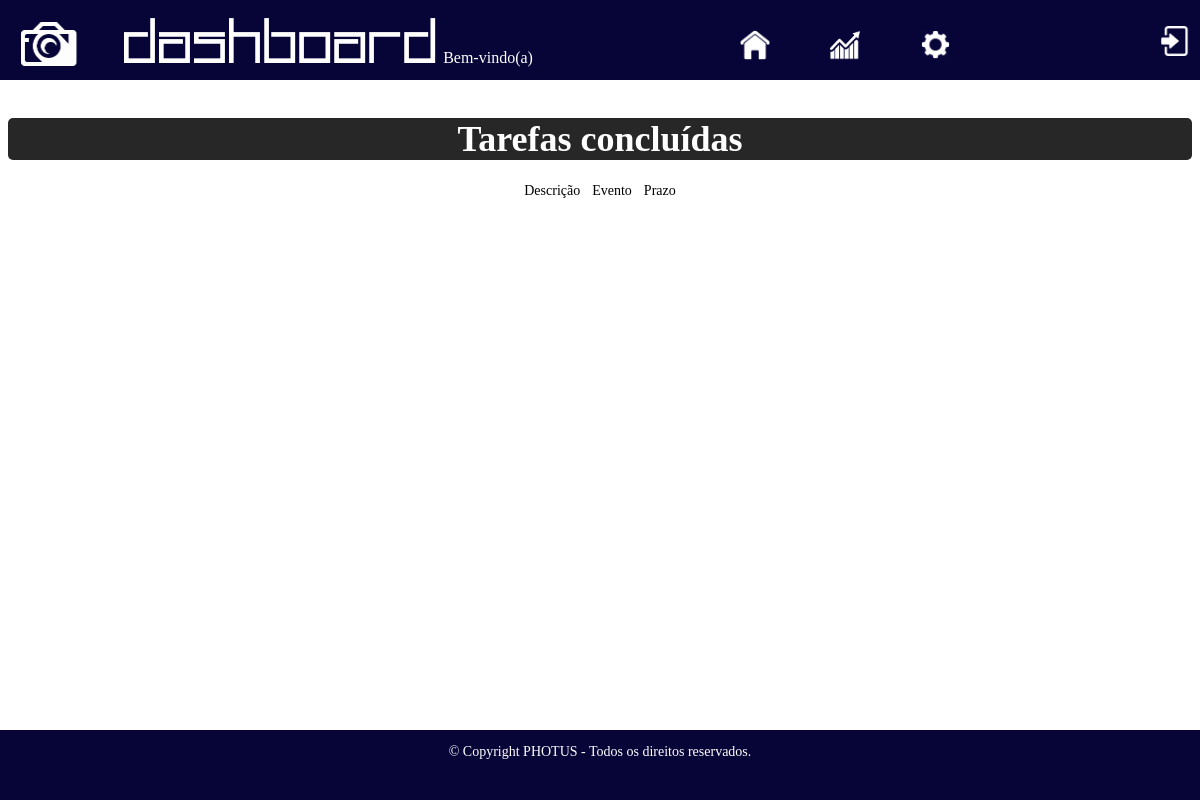
Page /tarefas_concluidas.php (signed in) on the earlier database version.
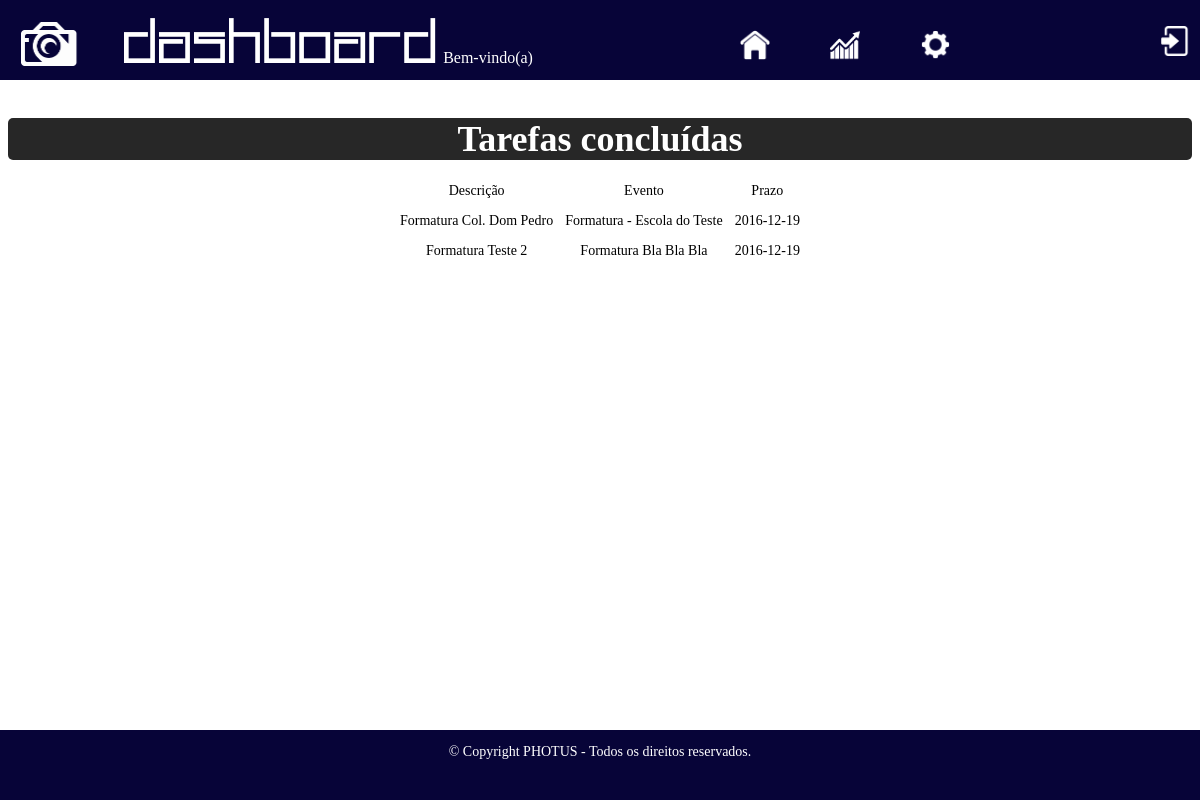
Same page on the later database version.
### tables this page shows
CREATE TABLE `tarefa` (
  `ID` int(11) NOT NULL AUTO_INCREMENT,
  `DESCRICAO` varchar(50) DEFAULT NULL,
  `FUNCIONARIO` int(11) DEFAULT NULL,
  `PRAZO` date DEFAULT NULL,
  `EVENTO` int(11) DEFAULT NULL,
  `DATACRI` date DEFAULT NULL,
  `STATUS` int(11) DEFAULT NULL,
  PRIMARY KEY (`ID`),
  KEY `FK_TAREFA_FUNCIONARIO` (`FUNCIONARIO`),
  KEY `FK_TAREFA_EVENTO` (`EVENTO`)
);

CREATE TABLE `evento` (
  `ID` int(11) NOT NULL AUTO_INCREMENT,
  `CLIENTE` int(11) DEFAULT NULL,
  `DESCRICAO` varchar(50) DEFAULT NULL,
  `DATAEVENTO` date DEFAULT NULL,
  `LOGRADOURO` varchar(50) DEFAULT NULL,
  `NUMERO` int(11) DEFAULT NULL,
  `NOMELOGR` varchar(50) DEFAULT NULL,
  `COMPLEMENTO` varchar(30) DEFAULT NULL,
  `BAIRRO` varchar(50) DEFAULT NULL,
  `CIDADE` varchar(50) DEFAULT NULL,
  `UF` varchar(50) DEFAULT NULL,
  `FOTOGRAFO` int(11) DEFAULT NULL,
  `QTDFOTOS` int(11) DEFAULT NULL,
  `ENTFOTOS` char(1) DEFAULT NULL,
  `INICIO` datetime DEFAULT NULL,
  `TERMINO` datetime DEFAULT NULL,
  PRIMARY KEY (`ID`),
  KEY `FK_EVENTO_CLIENTE` (`CLIENTE`),
  KEY `FK_EVENTO_FOTOGRAFO` (`FOTOGRAFO`)
);

### classes/Tarefa.php (called while the page is built, shortened)
<?php
class Tarefa extends Conexao_sql {
	private $query;
	public function getQuery() {
		return $this -> query;
	}
	public function setQuery($query) {
		$this -> query = $query;
	}
	public function visualizarTarefasConcluidas($idfunc) {
		$pdo = parent::getDB();
		$query = $pdo -> prepare("SELECT T.DESCRICAO AS DESCRICAO, E.DESCRICAO AS EVENTO, T.PRAZO AS PRAZO, F.ID
				  FROM TAREFA T
				  INNER JOIN EVENTO AS E ON T.EVENTO = E.ID
				  INNER JOIN FUNCIONARIO AS F ON T.FUNCIONARIO = F.ID
				  WHERE F.ID = " . $idfunc . " AND T.STATUS = 1");
		$query -> execute();
	}
}
?>

### tarefas_concluidas.php (the view, shortened to what this page needs)
<?php
	require_once "classes/Tarefa.php";
	$session_id = $_GET['session'];
	if (isset($_SESSION['id'])) {
		$id = $_SESSION['id'];
		$tarefa = new Tarefa;
		$tarefa -> setFuncionario($id);
	}
?>
<!DOCTYPE html>
<html lang="pt-br">
<head>
	<link rel="stylesheet" href="stylesheet.css">
</head>
<body style="background-image: none;">
	<div class="header-painel">
		<img src="img/logo_photus_branco.png" style="position: relative; display: inline-block; width: 60px; height: 50px; top: 7px; left: 10px">
		<h3 class="t-header">Dashboard</h3>
		<span style="display: inline-block; margin-right: -180px; font-family: Gravity-Bold; color: #fff"><?php echo "Bem-vindo(a) " . $_SESSION['usuario']; ?></span>
		<a href="principal.php"><img src="img/home.png" class="icon-header" style="left: 380px"></a>
		<a href="grafico.php?session=<?php $session_id ?>"><img src="img/grafico.png" class="icon-header" style="left: 430px"></a>
		<a href="config.php"><img src="img/config.png" class="icon-header" style="left: 480px"></a>
		<a href="principal.php?logout=ok"><img src="img/logout_branco.png" class="icon-header" style="float: right; margin-top: 23px; margin-right: 17px;" title="Logout"></a>
	</div>
	<div class="container">
		<div class="painel" style="top: 110px; text-align: center">
			<h4 class="t-painel" style="padding-left: 10px; padding-right: 10px; margin: 0px 0px 10px 0px">Tarefas concluídas</h4>
			<table class="tarefas" style="border-spacing: 10px; margin: 0px auto;">
				<tr>
					<td><span class="t-texto-painel">Descrição</span></td>
					<td><span class="t-texto-painel">Evento</span></td>
					<td><span class="t-texto-painel">Prazo</span></td>
				</tr>
				<?php
					$tarefa -> visualizarTarefasConcluidas($id);
					$query = $tarefa -> getQuery();
					$valor = $query -> fetchAll(PDO::FETCH_ASSOC);
					foreach ($valor as $dado) {
				?>
				<tr>
					<td><span class="texto-painel"><?php print($dado['DESCRICAO']) ?></span></td>
					<td><span class="texto-painel"><?php print($dado['EVENTO']) ?></span></td>
					<td><span class="texto-painel"><?php print($dado['PRAZO']) ?></span></td>
				</tr>
				<?php
					}
				?>
			</table>
		</div>
	</div>
	<div class="footer">
		<p class="texto-painel" style="display: block; top: 20px">&copy; Copyright PHOTUS - Todos os direitos reservados.</p>
	</div>
</body>
</html>

### stylesheet.css (style rules this page uses)
body { background-image: url('img/wallpaper_site_photus.jpg'); background-repeat: no-repeat; background-attachment: fixed; background-size: 100%; }
.container { position: relative; display: block; margin: auto; max-width: 100%; }
.header-painel { background: #070438; height: 80px; position: fixed; top: 0; left: 0; z-index: 15; width: 100%; padding-left: 10px; padding-top: -10px; }
.t-header { font-family: Squared-Display, sans-serif; font-size: 70px; margin-top: 10px; display: inline-block; margin-left: 50px; color: #fff; }
.painel { position: relative; }
.t-painel { font-family: Gravity-Bold; font-size: 36px; color: #fff; border-radius: 5px; background-color: #272727; }
.t-texto-painel { font-family: Gravity-Bold; font-size: 14px; }
.texto-painel { font-family: Gravity-Regular; font-size: 14px; }
.tarefas tr { border-bottom: 1px solid #fff; }
.icon-header { width: 30px; height: 30px; display: inline-block; position: relative; border: 3px solid #070438; top: 0px; }
.footer { width: 100%; position: fixed; bottom: 0px; left: 0px; height: 70px; background-color: #070438; color: #fff; text-align: center; margin-top: 30px; }

Differences in the rows shown:
now on this page (row edited): tarefa: DESCRICAO "Formatura Col. Dom Pedro", evento.DESCRICAO "Formatura - Escola do Teste", PRAZO "2016-12-19"
now on this page (row edited): tarefa: DESCRICAO "Formatura Teste 2", evento.DESCRICAO "Formatura Bla Bla Bla", PRAZO "2016-12-19"
